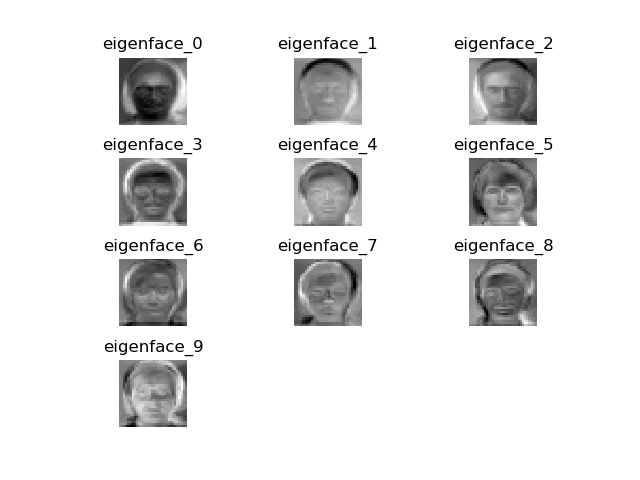
#> input picture ps006/ps06/output/ps6-1-b-1.png, 640 x 480 px, given as the content of the folder input_images/Yalefaces, which was not available
$ python experiment.py
#> lines starting #> are read from the running program, lines starting #| are printed output that depends on the picture; pictures that were not available may be replaced by others from this repository, and a replacement may not be noted
### ps006/ps06/ps6.py
"""Problem Set 6: PCA, Boosting, Haar Features, Viola-Jones."""
import numpy as np
import cv2
import os

from helper_classes import WeakClassifier, VJ_Classifier


# assignment code
def load_images(folder, size=(32, 32)):
    """Load images to workspace.

    Args:
        folder (String): path to folder with images.
        size   (tuple): new image sizes

    Returns:
        tuple: two-element tuple containing:
            X (numpy.array): data matrix of flatten images
                             (row:observations, col:features) (float).
            y (numpy.array): 1D array of labels (int).
    """

    images_files = [f for f in os.listdir(folder) if f.endswith(".png")]

    X = []
    y = []

    for img in images_files:
        image = cv2.imread(os.path.join(folder, img))
        grayImage = cv2.cvtColor(image, cv2.COLOR_BGR2GRAY)

        # Resize Image
        resizeGrayImage = cv2.resize(grayImage, tuple(size), interpolation=cv2.INTER_CUBIC)

        # Flatten the Image and add to List X
        X.append(resizeGrayImage.flatten())

        # Add Label into y at the same time
        strs = [s for s in img.split(".")[0] if s.isdigit()]
        y.append(int(''.join(strs)))

    return np.array(X), np.array(y)


def split_dataset(X, y, p):
    """Split dataset into training and test sets.

    Let M be the number of images in X, select N random images that will
    compose the training data (see np.random.permutation). The images that
    were not selected (M - N) will be part of the test data. Record the labels
    accordingly.

    Args:
        X (numpy.array): 2D dataset.
        y (numpy.array): 1D array of labels (int).
        p (float): Decimal value that determines the percentage of the data
                   that will be the training data.

    Returns:
        tuple: Four-element tuple containing:
            Xtrain (numpy.array): Training data 2D array.
            ytrain (numpy.array): Training data labels.
            Xtest (numpy.array): Test data test 2D array.
            ytest (numpy.array): Test data labels.
    """

    trainObs = int(p * X.shape[0])
    randomOrder = np.random.permutation(X.shape[0])

    idxTrain, idxTest = randomOrder[:trainObs], randomOrder[trainObs:]
    Xtrain, Xtest = X[idxTrain], X[idxTest]
    ytrain, ytest = y[idxTrain], y[idxTest]

    return Xtrain, ytrain, Xtest, ytest


def get_mean_face(x):
    """Return the mean face.

    Calculate the mean for each column.

    Args:
        x (numpy.array): array of flattened images.

    Returns:
        numpy.array: Mean face.
    """

    return np.mean(x, axis=0)


def pca(X, k):
    """PCA Reduction method.

    Return the top k eigenvectors and eigenvalues using the covariance array
    obtained from X.


    Args:
        X (numpy.array): 2D data array of flatten images (row:observations,
                         col:features) (float).
        k (int): new dimension space

    Returns:
        tuple: two-element tuple containing
            eigenvectors (numpy.array): 2D array with the top k eigenvectors.
            eigenvalues (numpy.array): array with the top k eigenvalues.
    """


    M = X.shape[0]
    normalizedX = np.subtract(X, get_mean_face(X))
    # sigma = (1/M) * (normalizedX.T.dot(normalizedX))
    sigma = (normalizedX.T.dot(normalizedX))
    eigenValues, eigenVectors = np.linalg.eigh(sigma)

    # reverse Array
    eigenValues = eigenValues[::-1]
    eigenVectors = eigenVectors.T[::-1]
    return eigenVectors[:k].T, eigenValues[:k]


class Boosting:
    """Boosting classifier.

    Args:
        X (numpy.array): Data array of flattened images
                         (row:observations, col:features) (float).
        y (numpy.array): Labels array of shape (observations, ).
        num_iterations (int): number of iterations
                              (ie number of weak classifiers).

    Attributes:
        Xtrain (numpy.array): Array of flattened images (float32).
        ytrain (numpy.array): Labels array (float32).
        num_iterations (int): Number of iterations for the boosting loop.
        weakClassifiers (list): List of weak classifiers appended in each
                               iteration.
        alphas (list): List of alpha values, one for each classifier.
        num_obs (int): Number of observations.
        weights (numpy.array): Array of normalized weights, one for each
                               observation.
        eps (float): Error threshold value to indicate whether to update
                     the current weights or stop training.
    """

    # [87 lines left out: functions __init__, train, evaluate, predict, not called in this run]


class HaarFeature:
    """Haar-like features.

    Args:
        feat_type (tuple): Feature type {(2, 1), (1, 2), (3, 1), (2, 2)}.
        position (tuple): (row, col) position of the feature's top left corner.
        size (tuple): Feature's (height, width)

    Attributes:
        feat_type (tuple): Feature type.
        position (tuple): Feature's top left corner.
        size (tuple): Feature's width and height.
    """

    # [304 lines left out: functions __init__, _create_two_horizontal_feature, _create_two_vertical_feature, _create_three_horizontal_feature, _create_three_vertical_feature, _create_four_square_feature and 3 more, not called in this run]


class ViolaJones:
    """Viola Jones face detection method

    Args:
        pos (list): List of positive images.
        neg (list): List of negative images.
        integral_images (list): List of integral images.

    Attributes:
        haarFeatures (list): List of haarFeature objects.
        integralImages (list): List of integral images.
        classifiers (list): List of weak classifiers (VJ_Classifier).
        alphas (list): Alpha values, one for each weak classifier.
        posImages (list): List of positive images.
        negImages (list): List of negative images.
        labels (numpy.array): Positive and negative labels.
    """
    # [162 lines left out: functions __init__, createHaarFeatures, train, predict, faceDetection, not called in this run]

### ps006/ps06/experiment.py
"""Problem Set 6: PCA, Boosting, Haar Features, Viola-Jones."""
import cv2
import os
import numpy as np
import matplotlib.pyplot as plt
import math

import ps6

# I/O directories
INPUT_DIR = "input_images"
OUTPUT_DIR = "output"

YALE_FACES_DIR = os.path.join(INPUT_DIR, 'Yalefaces')
FACES94_DIR = os.path.join(INPUT_DIR, 'faces94')
POS_DIR = os.path.join(INPUT_DIR, "pos")
NEG_DIR = os.path.join(INPUT_DIR, "neg")
NEG2_DIR = os.path.join(INPUT_DIR, "neg2")


# [6 lines left out: function load_images_from_dir, not called in this run]


# Utility function
def plot_eigen_faces(eig_vecs, fig_name="", visualize=False):
    r = np.ceil(np.sqrt(len(eig_vecs)))
    c = int(np.ceil(len(eig_vecs)/r))
    r = int(r)
    fig = plt.figure()

    for i,v in enumerate(eig_vecs):
        sp = fig.add_subplot(r,c,i+1)

        plt.imshow(v.reshape(32,32).real, cmap='gray')
        sp.set_title('eigenface_%i'%i)
        sp.axis('off')

    fig.subplots_adjust(hspace=.5)

    if visualize:
        plt.show()

    if not fig_name == "":
        plt.savefig("output/{}".format(fig_name))


# Functions you need to complete
def visualize_mean_face(x_mean, size, new_dims):
    """Rearrange the data in the mean face to a 2D array

    - Organize the contents in the mean face vector to a 2D array.
    - Normalize this image.
    - Resize it to match the new dimensions parameter

    Args:
        x_mean (numpy.array): Mean face values.
        size (tuple): x_mean 2D dimensions
        new_dims (tuple): Output array dimensions

    Returns:
        numpy.array: Mean face uint8 2D array.
    """
    image = np.reshape(x_mean, size)
    return cv2.resize(image, new_dims, interpolation=cv2.INTER_CUBIC)

def part_1a_1b():

    orig_size = (192, 231)
    small_size = (32, 32)
    X, y = ps6.load_images(YALE_FACES_DIR, small_size)
#> in load_images, image is the input picture: shape (480, 640, 3); min 0, max 255, mean 232.4
#> in load_images, `resizeGrayImage = cv2.resize(grayImage, tuple(size), interpolation=cv2..`:
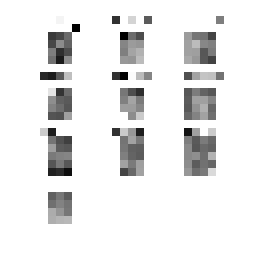
#> resizeGrayImage: shape (32, 32) (shown 8 times larger); min 0, max 255, mean 232.5
#> y = [611]

    # Get the mean face
    x_mean = ps6.get_mean_face(X)
#> x_mean = 1024 values, max 255 at index 0, min 0 at index 105, mean 232.5
    x_mean_image = visualize_mean_face(x_mean, small_size, orig_size)
#> in visualize_mean_face, `return cv2.resize(image, new_dims, interpolation=cv2.INTER_CUBIC)`:
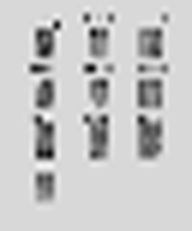
#> returned value: shape (231, 192) float64; min -22.27, max 304.8, mean 232.5; drawn with min black and max white
    cv2.imwrite(os.path.join(OUTPUT_DIR, "ps6-1-a-1.png"), x_mean_image)
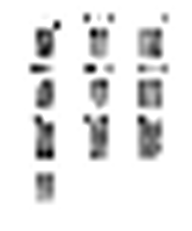
#> saved as ps6-1-a-1.png: shape (231, 192); min 0, max 255, mean 231.1

    # PCA dimension reduction
    k = 10
    eig_vecs, eig_vals = ps6.pca(X, k)
#> in pca, `sigma = (normalizedX.T.dot(normalizedX))`: sigma: shape (1024, 1024) float64; every value is 0
#> in pca, `eigenValues, eigenVectors = np.linalg.eigh(sigma)`:
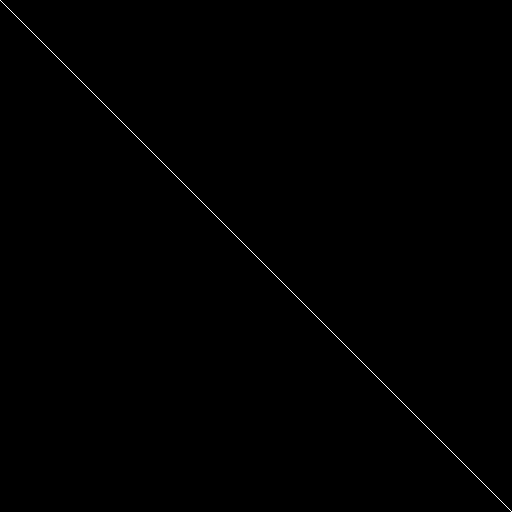
#> eigenVectors: shape (1024, 1024) float64 (shown at 1/2 size); values 0 (black) and 1 (white), 0.1% white in thin lines or dots
#> in pca, `eigenValues, eigenVectors = np.linalg.eigh(sigma)`: eigenValues = 1024 values from 0 to 0
#> in pca, `eigenVectors = eigenVectors.T[::-1]`:
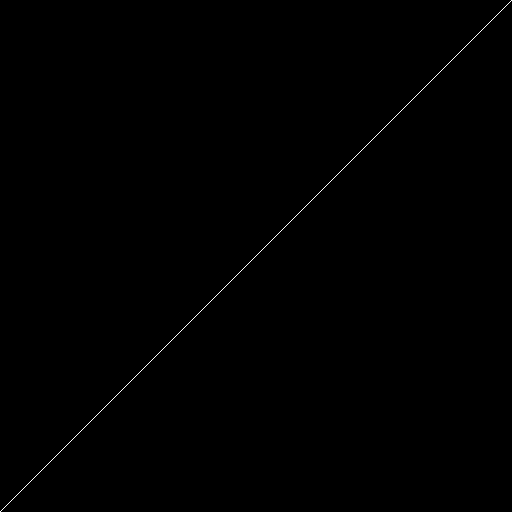
#> eigenVectors: shape (1024, 1024) float64 (shown at 1/2 size); values 0 (black) and 1 (white), 0.1% white in thin lines or dots
#> eig_vals = [0, 0, 0, 0, 0, 0, 0, 0, 0, 0]

    plot_eigen_faces(eig_vecs.T, "ps6-1-b-1.png")
#> in plot_eigen_faces, `r = np.ceil(np.sqrt(len(eig_vecs)))`: r = 4
#> in plot_eigen_faces, `c = int(np.ceil(len(eig_vecs)/r))`: c = 3
#> the loop in plot_eigen_faces, `for i,v in enumerate(eig_vecs):` made 10 passes
#> in plot_eigen_faces, `plt.savefig("output/{}".format(fig_name))`:
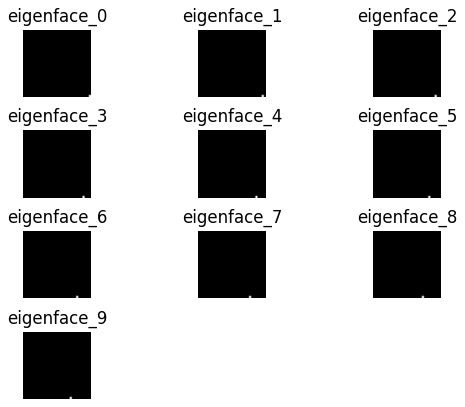
#> figure drawn by matplotlib, 10 panels


def part_1c():
    p = 0.5  # Select a split percentage value
    k = 11  # Select a value for k

    print("p equals to: ", p)

    size = [32, 32]
    X, y = ps6.load_images(YALE_FACES_DIR, size)
#> y = [611]
    Xtrain, ytrain, Xtest, ytest = ps6.split_dataset(X, y, p)
#> in split_dataset, `Xtrain, Xtest = X[idxTrain], X[idxTest]`: Xtrain = empty array
#> in split_dataset, `ytrain, ytest = y[idxTrain], y[idxTest]`: ytest = [611]
#> Xtrain = empty array; ytrain = empty array; ytest = [611]

    # training
    mu = ps6.get_mean_face(Xtrain)
    eig_vecs, eig_vals = ps6.pca(Xtrain, k)
#> eig_vals = [0, 0, 0, 0, 0, 0, 0, 0, 0, 0, 0]
    Xtrain_proj = np.dot(Xtrain - mu, eig_vecs)
#> Xtrain_proj = empty array

    # testing
    mu = ps6.get_mean_face(Xtest)
#> mu has the same summary as x_mean in part_1a_1b
    Xtest_proj = np.dot(Xtest - mu, eig_vecs)

    good = 0
    bad = 0

    for i, obs in enumerate(Xtest_proj):

        dist = [np.linalg.norm(obs - x) for x in Xtrain_proj]

        idx = np.argmin(dist)
        y_pred = ytrain[idx]

        if y_pred == ytest[i]:
            good += 1

        else:
            bad += 1
#> this loop made 1 pass
#> after the loop, bad = 0; good = 0

    print('Good predictions = ', good, 'Bad predictions = ', bad)
    print('{0:.2f}% accuracy'.format(100 * float(good) / (good + bad)))


# [138 lines left out: functions part_2a, part_3a, part_4_a_b, part_4_c, not called in this run]


if __name__ == "__main__":
    part_1a_1b()
#> (the run stopped early here; a loop or call above may not have finished)
